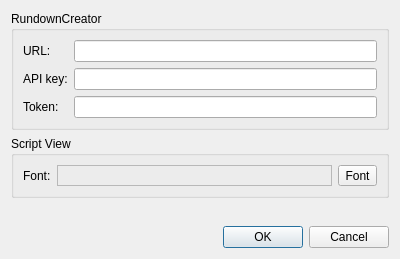
<?xml version="1.0" encoding="UTF-8"?>
<ui version="4.0">
 <class>SettingsDialog</class>
 <widget class="QDialog" name="SettingsDialog">
  <property name="geometry">
   <rect>
    <x>0</x>
    <y>0</y>
    <width>400</width>
    <height>259</height>
   </rect>
  </property>
  <property name="windowTitle">
   <string>Settings</string>
  </property>
  <layout class="QGridLayout" name="gridLayout_2">
   <item row="2" column="0">
    <spacer name="verticalSpacer">
     <property name="orientation">
      <enum>Qt::Vertical</enum>
     </property>
     <property name="sizeHint" stdset="0">
      <size>
       <width>20</width>
       <height>106</height>
      </size>
     </property>
    </spacer>
   </item>
   <item row="3" column="0">
    <widget class="QDialogButtonBox" name="buttonBox">
     <property name="orientation">
      <enum>Qt::Horizontal</enum>
     </property>
     <property name="standardButtons">
      <set>QDialogButtonBox::Cancel|QDialogButtonBox::Ok</set>
     </property>
    </widget>
   </item>
   <item row="0" column="0">
    <widget class="QGroupBox" name="groupBox">
     <property name="title">
      <string>RundownCreator</string>
     </property>
     <layout class="QGridLayout" name="gridLayout">
      <item row="0" column="0">
       <widget class="QLabel" name="label">
        <property name="text">
         <string>URL:</string>
        </property>
       </widget>
      </item>
      <item row="0" column="1">
       <widget class="QLineEdit" name="urlEdit"/>
      </item>
      <item row="1" column="0">
       <widget class="QLabel" name="label_2">
        <property name="text">
         <string>API key:</string>
        </property>
       </widget>
      </item>
      <item row="1" column="1">
       <widget class="QLineEdit" name="apiKeyEdit"/>
      </item>
      <item row="2" column="0">
       <widget class="QLabel" name="label_3">
        <property name="text">
         <string>Token:</string>
        </property>
       </widget>
      </item>
      <item row="2" column="1">
       <widget class="QLineEdit" name="tokenEdit"/>
      </item>
     </layout>
    </widget>
   </item>
   <item row="1" column="0">
    <widget class="QGroupBox" name="groupBox_2">
     <property name="title">
      <string>Script View</string>
     </property>
     <layout class="QGridLayout" name="gridLayout_3">
      <item row="0" column="0">
       <widget class="QLabel" name="label_4">
        <property name="text">
         <string>Font:</string>
        </property>
       </widget>
      </item>
      <item row="0" column="1">
       <widget class="QLabel" name="fontLabel">
        <property name="sizePolicy">
         <sizepolicy hsizetype="Preferred" vsizetype="Preferred">
          <horstretch>1</horstretch>
          <verstretch>0</verstretch>
         </sizepolicy>
        </property>
        <property name="frameShape">
         <enum>QFrame::StyledPanel</enum>
        </property>
       </widget>
      </item>
      <item row="0" column="2">
       <widget class="QToolButton" name="fontButton">
        <property name="text">
         <string>Font</string>
        </property>
        <property name="icon">
         <iconset resource="simpleprompter.qrc">
          <normaloff>:/icons/create.png</normaloff>:/icons/create.png</iconset>
        </property>
       </widget>
      </item>
     </layout>
    </widget>
   </item>
  </layout>
 </widget>
 <resources>
  <include location="simpleprompter.qrc"/>
 </resources>
 <connections>
  <connection>
   <sender>buttonBox</sender>
   <signal>accepted()</signal>
   <receiver>SettingsDialog</receiver>
   <slot>accept()</slot>
   <hints>
    <hint type="sourcelabel">
     <x>248</x>
     <y>254</y>
    </hint>
    <hint type="destinationlabel">
     <x>157</x>
     <y>274</y>
    </hint>
   </hints>
  </connection>
  <connection>
   <sender>buttonBox</sender>
   <signal>rejected()</signal>
   <receiver>SettingsDialog</receiver>
   <slot>reject()</slot>
   <hints>
    <hint type="sourcelabel">
     <x>316</x>
     <y>260</y>
    </hint>
    <hint type="destinationlabel">
     <x>286</x>
     <y>274</y>
    </hint>
   </hints>
  </connection>
 </connections>
</ui>
